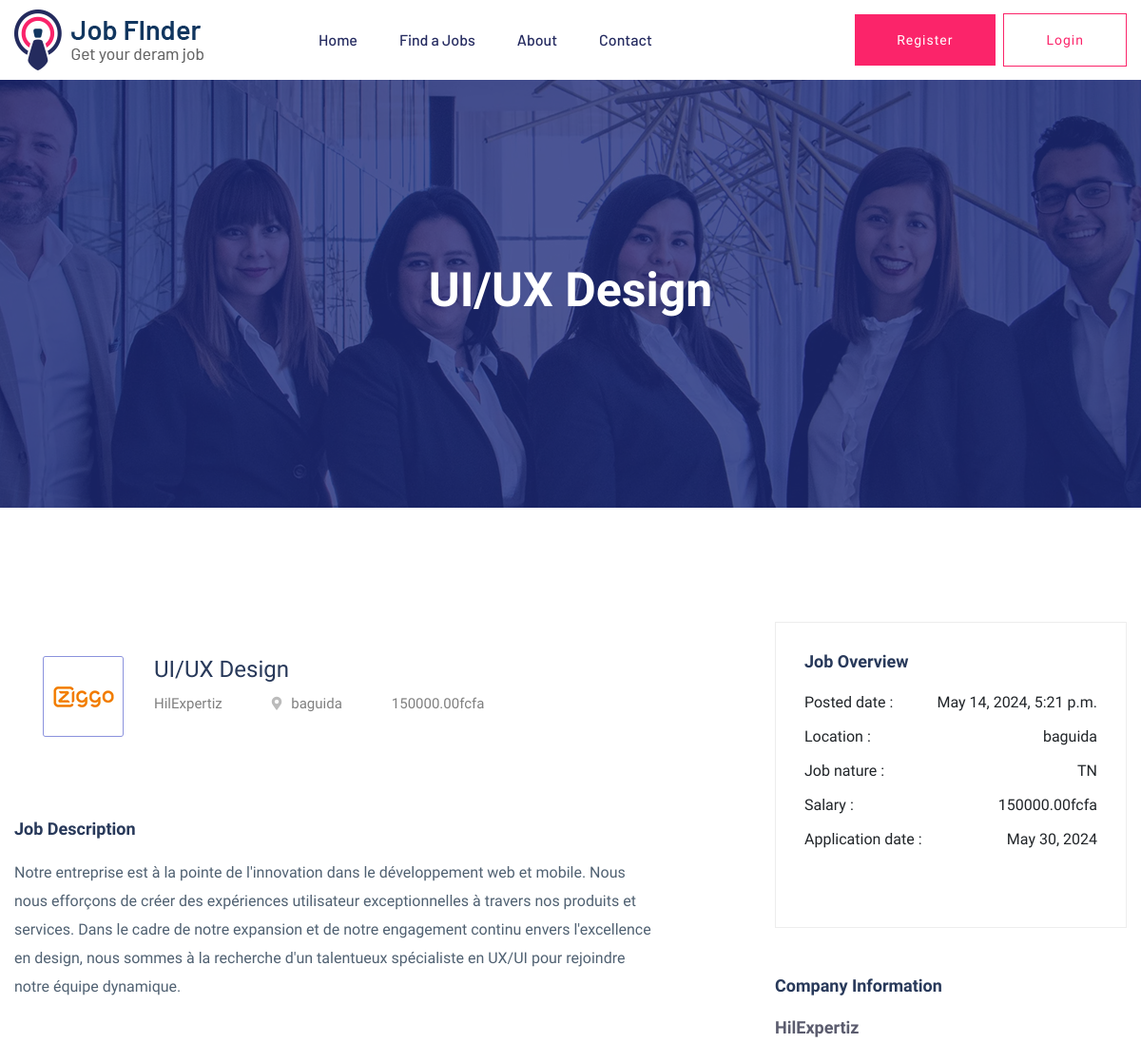
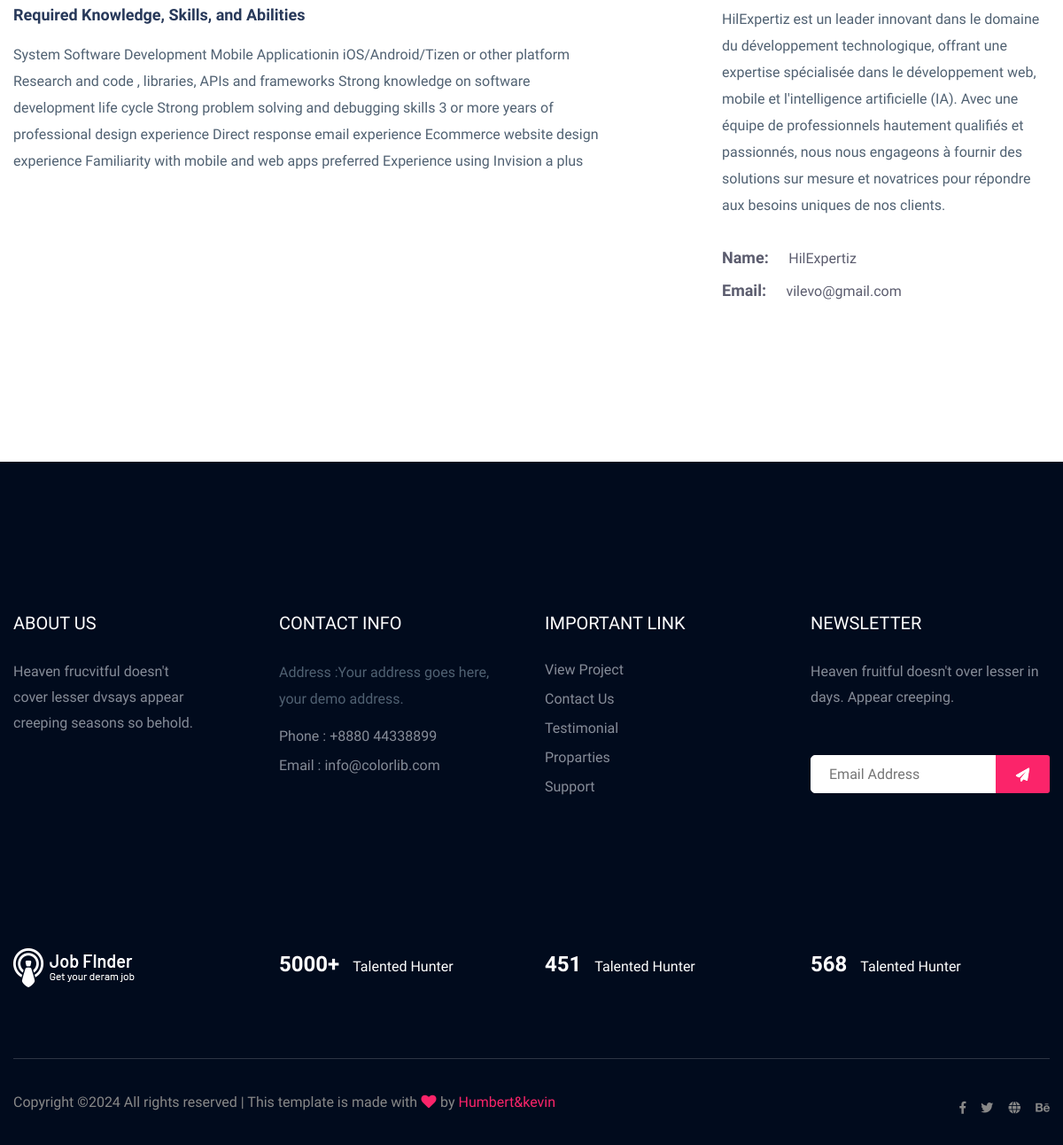
Screenshot of /jobdetail/1 with the database file from the repository (2 pictures, top to bottom).
### annonce/models.py (models this page shows, shortened)
class Job(models.Model):
    title = models.CharField(max_length=200)
    company = models.ForeignKey(Company, on_delete=models.CASCADE)
    category = models.CharField(choices=CATEGORY_CHOICES,max_length=2)
    description = models.TextField()
    requirements = models.TextField()
    salary = models.DecimalField(max_digits=10, decimal_places=2)
    published_at = models.DateTimeField(auto_now_add=True)
    deadline = models.DateField()
    job_time = models.CharField(choices=TIME_CHOICES,max_length=2, blank=True)

class Company(models.Model):
    company_name = models.CharField(max_length=100)
    company_adress = models.CharField(max_length=100)
    company_logo = models.ImageField(upload_to='company')
    company_email = models.EmailField()
    company_description = models.TextField()

### annonce/views.py (the view)
# urls.py: path('jobdetail/<int:pk>', views.JobDetail.as_view(), name='jobdetail'),
class JobDetail(View):
 def get(self, request,pk):
    job=Job.objects.get(pk=pk)
    return render(request, 'annonce/job_detail.html', locals())

### annonce/templates/annonce/job_detail.html
{% extends 'annonce/base.html' %}
{% load static %}
{% block content %}
    {% block banner %}
        <div class="slider-area ">
            <div class="single-slider section-overly slider-height2 d-flex align-items-center" data-background="{% static 'annonce/img/hero/about.jpg'%}">
                <div class="container">
                    <div class="row">
                        <div class="col-xl-12">
                            <div class="hero-cap text-center">
                                <h2>{{ job.title }}</h2>
                            </div>
                        </div>
                    </div>
                </div>
            </div>
            </div>
    {% endblock banner %}
    {% block main-content %}
                <div class="job-post-company pt-120 pb-120">
                    <div class="container">
                        <div class="row justify-content-between">
                            <div class="col-xl-7 col-lg-8">
                                <div class="single-job-items mb-50">
                                    <div class="job-items">
                                        <div class="company-img company-img-details">
                                            <a href="#"><img src="{{ job.company.company_logo.url }}" alt=""></a>
                                        </div>
                                        <div class="job-tittle">
                                            <a href="#">
                                                <h4>{{ job.title }}</h4>
                                            </a>
                                            <ul>
                                                <li>{{ job.company.company_name }}</li>
                                                <li><i class="fas fa-map-marker-alt"></i>{{ job.company.company_adress }}</li>
                                                <li>{{ job.salary }}fcfa</li>
                                            </ul>
                                        </div>
                                    </div>
                                </div>
                                <div class="job-post-details">
                                    <div class="post-details1 mb-50">
                                        <div class="small-section-tittle">
                                            <h4>Job Description</h4>
                                        </div>
                                        <p>{{ job.description}}</p>
                                    </div>
                                    <div class="post-details2  mb-50">
                                        <div class="small-section-tittle">
                                            <h4>Required Knowledge, Skills, and Abilities</h4>
                                        </div>
                                       <p>
                                        {{ job.requirements}}
                                       </p>
                                    </div>
                                </div>
                            </div>
                            <div class="col-xl-4 col-lg-4">
                                <div class="post-details3  mb-50">
                                   <div class="small-section-tittle">
                                       <h4>Job Overview</h4>
                                   </div>
                                  <ul>
                                      <li>Posted date : <span>{{ job.published_at}}</span></li>
                                      <li>Location : <span>{{ job.company.company_adress }}</span></li>
                                      <li>Job nature : <span>{{ job.job_time}}</span></li>
                                      <li>Salary :  <span>{{ job.salary }}fcfa</span></li>
                                      <li>Application date : <span>{{ job.deadline}}</span></li>
                                  </ul>
                               </div>
                                <div class="post-details4  mb-50">
                                   <div class="small-section-tittle">
                                       <h4>Company Information</h4>
                                   </div>
                                      <span>{{ job.company.company_name }}</span>
                                      <p>{{ job.company.company_description  }}</p>
                                    <ul>
                                        <li>Name: <span>{{ job.company.company_name}}</span></li>
                                        <li>Email: <span>{{ job.company.company_email }}</span></li>
                                    </ul>
                               </div>
                            </div>
                        </div>
                    </div>
                </div>
    {% endblock main-content %}
{% endblock content %}

### annonce/templates/annonce/base.html (shortened to what this page needs)
{% load static %}
<!DOCTYPE html>
<html lang="en">
<head>
        <link rel="stylesheet" href="{% static 'annonce/css/bootstrap.min.css'%}">
        <link rel="stylesheet" href="{% static 'annonce/css/owl.carousel.min.css'%}">
        <link rel="stylesheet" href="{% static 'annonce/css/flaticon.css'%}">
        <link rel="stylesheet" href="{% static 'annonce/css/price_rangs.css'%}">
        <link rel="stylesheet" href="{% static 'annonce/css/slicknav.css'%}">
        <link rel="stylesheet" href="{% static 'annonce/css/animate.min.css'%}">
        <link rel="stylesheet" href="{% static 'annonce/css/magnific-popup.css'%}">
        <link rel="stylesheet" href="{% static 'annonce/css/fontawesome-all.min.css'%}">
        <link rel="stylesheet" href="{% static 'annonce/css/themify-icons.css'%}">
        <link rel="stylesheet" href="{% static 'annonce/css/slick.css'%}">
        <link rel="stylesheet" href="{% static 'annonce/css/nice-select.css'%}">
        <link rel="stylesheet" href="{% static 'annonce/css/style.css'%}">
</head>
<body>
        <header>
           <div class="header-area header-transparrent">
               <div class="headder-top header-sticky">
                    <div class="container">
                        <div class="row align-items-center">
                            <div class="col-lg-3 col-md-2">
                                <div class="logo">
                                    <a href="index.html"><img src="{%static 'annonce/img/logo/logo.png'%}" alt=""></a>
                                </div>
                            </div>
                            <div class="col-lg-9 col-md-9">
                                <div class="menu-wrapper">
                                    <div class="main-menu">
                                        <nav class="d-none d-lg-block">
                                            <ul id="navigation">
                                                <li><a href="{% url 'home' %}">Home</a></li>
                                                <li><a href="{% url 'job_list' %}">Find a Jobs </a></li>
                                                <li><a href="{% url 'about' %}">About</a></li>
                                                <li><a href="{% url 'contact' %}">Contact</a></li>
                                            </ul>
                                        </nav>
                                    </div>
                                    <div class="header-btn d-none f-right d-lg-block">
                                        <a href="#" class="btn head-btn1">Register</a>
                                        <a href="#" class="btn head-btn2">Login</a>
                                    </div>
                                </div>
                            </div>
                            <div class="col-12">
                            </div>
                        </div>
                    </div>
               </div>
           </div>
        </header>
        {% block content %}{% endblock content %}
        <footer>
            <div class="footer-area footer-bg footer-padding">
                <div class="container">
                    <div class="row d-flex justify-content-between">
                        <div class="col-xl-3 col-lg-3 col-md-4 col-sm-6">
                           <div class="single-footer-caption mb-50">
                             <div class="single-footer-caption mb-30">
                                 <div class="footer-tittle">
                                     <h4>About Us</h4>
                                     <div class="footer-pera">
                                         <p>Heaven frucvitful doesn't cover lesser dvsays appear creeping seasons so behold.</p>
                                    </div>
                                 </div>
                             </div>
                           </div>
                        </div>
                        <div class="col-xl-3 col-lg-3 col-md-4 col-sm-5">
                            <div class="single-footer-caption mb-50">
                                <div class="footer-tittle">
                                    <h4>Contact Info</h4>
                                    <ul>
                                        <li>
                                        <p>Address :Your address goes
                                            here, your demo address.</p>
                                        </li>
                                        <li><a href="#">Phone : +8880 44338899</a></li>
                                        <li><a href="#">Email : info@colorlib.com</a></li>
                                    </ul>
                                </div>
                            </div>
                        </div>
                        <div class="col-xl-3 col-lg-3 col-md-4 col-sm-5">
                            <div class="single-footer-caption mb-50">
                                <div class="footer-tittle">
                                    <h4>Important Link</h4>
                                    <ul>
                                        <li><a href="#"> View Project</a></li>
                                        <li><a href="#">Contact Us</a></li>
                                        <li><a href="#">Testimonial</a></li>
                                        <li><a href="#">Proparties</a></li>
                                        <li><a href="#">Support</a></li>
                                    </ul>
                                </div>
                            </div>
                        </div>
                        <div class="col-xl-3 col-lg-3 col-md-4 col-sm-5">
                            <div class="single-footer-caption mb-50">
                                <div class="footer-tittle">
                                    <h4>Newsletter</h4>
                                    <div class="footer-pera footer-pera2">
                                     <p>Heaven fruitful doesn't over lesser in days. Appear creeping.</p>
                                 </div>
                                 <div class="footer-form" >
                                     <div id="mc_embed_signup">
                                         <form target="_blank" action="https://spondonit.us12.list-manage.com/subscribe/post?u=1462626880ade1ac87bd9c93a&amp;id=92a4423d01"
                                         method="get" class="subscribe_form relative mail_part">
                                             <input type="email" name="email" id="newsletter-form-email" placeholder="Email Address"
                                             class="placeholder hide-on-focus" onfocus="this.placeholder = ''"
                                             onblur="this.placeholder = ' Email Address '">
                                             <div class="form-icon">
                                                 <button type="submit" name="submit" id="newsletter-submit"
                                                 class="email_icon newsletter-submit button-contactForm"><img src="{% static 'annonce/img/icon/form.png'%}" alt=""></button>
                                             </div>
                                         </form>
                                     </div>
                                 </div>
                                </div>
                            </div>
                        </div>
                    </div>
                   <div class="row footer-wejed justify-content-between">
                        <div class="col-xl-3 col-lg-3 col-md-4 col-sm-6">
                            <div class="footer-logo mb-20">
                            <a href="index.html"><img src="{% static 'annonce/img/logo/logo2_footer.png'%}" alt=""></a>
                            </div>
                        </div>
                        <div class="col-xl-3 col-lg-3 col-md-4 col-sm-5">
                        <div class="footer-tittle-bottom">
                            <span>5000+</span>
                            <p>Talented Hunter</p>
                        </div>
                        </div>
                        <div class="col-xl-3 col-lg-3 col-md-4 col-sm-5">
                            <div class="footer-tittle-bottom">
                                <span>451</span>
                                <p>Talented Hunter</p>
                            </div>
                        </div>
                        <div class="col-xl-3 col-lg-3 col-md-4 col-sm-5">
                            <div class="footer-tittle-bottom">
                                <span>568</span>
                                <p>Talented Hunter</p>
                            </div>
                        </div>
                   </div>
                </div>
            </div>
            <div class="footer-bottom-area footer-bg">
                <div class="container">
                    <div class="footer-border">
                         <div class="row d-flex justify-content-between align-items-center">
                             <div class="col-xl-10 col-lg-10 ">
                                 <div class="footer-copy-right">
                                     <p>
      Copyright &copy;<script>document.write(new Date().getFullYear());</script> All rights reserved | This template is made with <i class="fa fa-heart" aria-hidden="true"></i> by <a href="https://colorlib.com" target="_blank">Humbert&kevin</a>
      </p>
                                 </div>
                             </div>
                             <div class="col-xl-2 col-lg-2">
                                 <div class="footer-social f-right">
                                     <a href="#"><i class="fab fa-facebook-f"></i></a>
                                     <a href="#"><i class="fab fa-twitter"></i></a>
                                     <a href="#"><i class="fas fa-globe"></i></a>
                                     <a href="#"><i class="fab fa-behance"></i></a>
                                 </div>
                             </div>
                         </div>
                    </div>
                </div>
            </div>
        </footer>
</body>
</html>

### rows the page displays
Job: title "UI/UX Design", company.company_logo (picture), company.company_name "HilExpertiz", company.company_adress "baguida", salary "150000.00", description "Notre entreprise est à la pointe de l'innovation dans le développement web et mobile. Nous nous efforçons de créer des expériences utilisateur exceptionnelles à travers nos produits et services. Dans le cadre de notre expansion et de notre engagement continu envers l'excellence en design, nous sommes à la recherche d'un talentueux spécialiste en UX/UI pour rejoindre notre équipe dynamique.", requirements "System Software Development Mobile Applicationin iOS/Android/Tizen or other platform Research and code , libraries, APIs and frameworks Strong knowledge on software development life cycle Strong problem solving and debugging skills 3 or more years of professional design experience Direct response email experience Ecommerce website design experience Familiarity with mobile and web apps preferred Experience using Invision a plus", published_at "May 14, 2024, 5:21 p.m.", job_time "TN", deadline "May 30, 2024", company.company_description "HilExpertiz est un leader innovant dans le domaine du développement technologique, offrant une expertise spécialisée dans le développement web, mobile et l'intelligence artificielle (IA). Avec une équipe de professionnels hautement qualifiés et passionnés, nous nous engageons à fournir des solutions sur mesure et novatrices pour répondre aux besoins uniques de nos clients.", company.company_email "vilevo@gmail.com"
